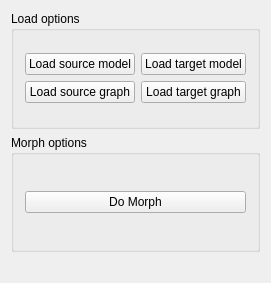
<?xml version="1.0" encoding="UTF-8"?>
<ui version="4.0">
 <class>geometry_morph_widget</class>
 <widget class="QWidget" name="geometry_morph_widget">
  <property name="geometry">
   <rect>
    <x>0</x>
    <y>0</y>
    <width>247</width>
    <height>283</height>
   </rect>
  </property>
  <property name="windowTitle">
   <string>geometry_morph_widget</string>
  </property>
  <property name="layoutDirection">
   <enum>Qt::LeftToRight</enum>
  </property>
  <layout class="QVBoxLayout" name="verticalLayout_2">
   <item>
    <widget class="QGroupBox" name="groupBox">
     <property name="sizePolicy">
      <sizepolicy hsizetype="Preferred" vsizetype="Preferred">
       <horstretch>0</horstretch>
       <verstretch>0</verstretch>
      </sizepolicy>
     </property>
     <property name="title">
      <string>Load options</string>
     </property>
     <layout class="QVBoxLayout" name="verticalLayout">
      <item>
       <layout class="QGridLayout" name="gridLayout">
        <item row="0" column="0">
         <widget class="QPushButton" name="button1">
          <property name="text">
           <string>Load source model</string>
          </property>
         </widget>
        </item>
        <item row="0" column="1">
         <widget class="QPushButton" name="button2">
          <property name="text">
           <string>Load target model</string>
          </property>
         </widget>
        </item>
        <item row="1" column="0">
         <widget class="QPushButton" name="button3">
          <property name="text">
           <string>Load source graph</string>
          </property>
         </widget>
        </item>
        <item row="1" column="1">
         <widget class="QPushButton" name="button4">
          <property name="text">
           <string>Load target graph</string>
          </property>
         </widget>
        </item>
       </layout>
      </item>
     </layout>
    </widget>
   </item>
   <item>
    <widget class="QGroupBox" name="groupBox_2">
     <property name="title">
      <string>Morph options</string>
     </property>
     <layout class="QVBoxLayout" name="verticalLayout_3">
      <item>
       <widget class="QPushButton" name="button5">
        <property name="text">
         <string>Do Morph</string>
        </property>
       </widget>
      </item>
     </layout>
    </widget>
   </item>
   <item>
    <spacer name="horizontalSpacer">
     <property name="orientation">
      <enum>Qt::Horizontal</enum>
     </property>
     <property name="sizeHint" stdset="0">
      <size>
       <width>40</width>
       <height>20</height>
      </size>
     </property>
    </spacer>
   </item>
  </layout>
 </widget>
 <layoutdefault spacing="6" margin="11"/>
 <resources/>
 <connections/>
</ui>
